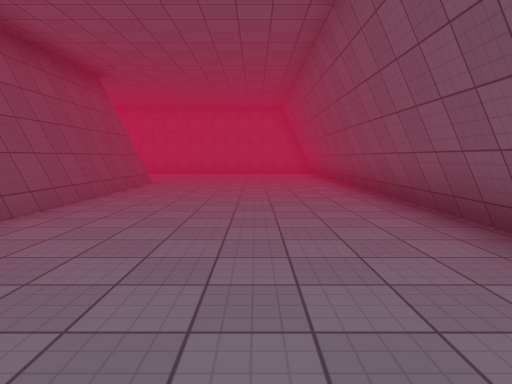
view 1 (above)

21 first-person views from a walk through a Unity game level. The camera is 1.4 m above the floor, tilts 6° down and sees 75° across. The floor is counted in squares, 1.89 m on a side. Each view is taken from the middle of a square. On the plan, view 1 faces up. The plan holds only what a view shows up to about 11 squares ahead; the rest is blank. The place goes on beyond the plan. The player character is not drawn. Some animated figures are left out. Surface patterns are stand-ins for the level's own textures.

view 2
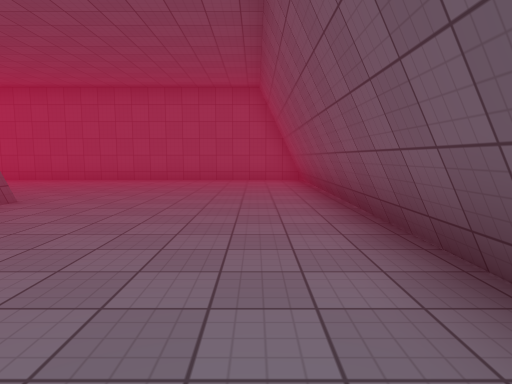

view 3
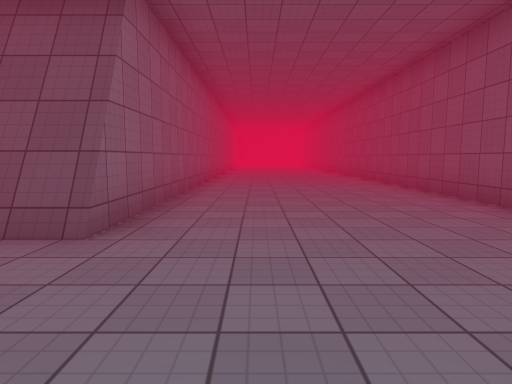

view 4
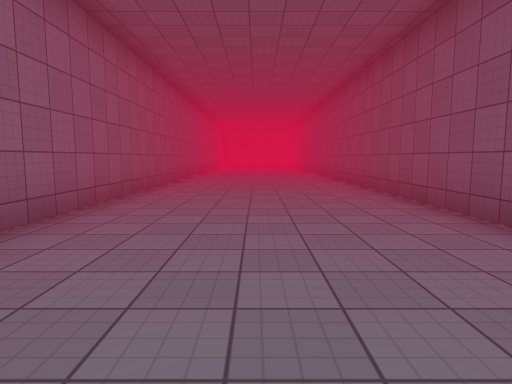

view 5
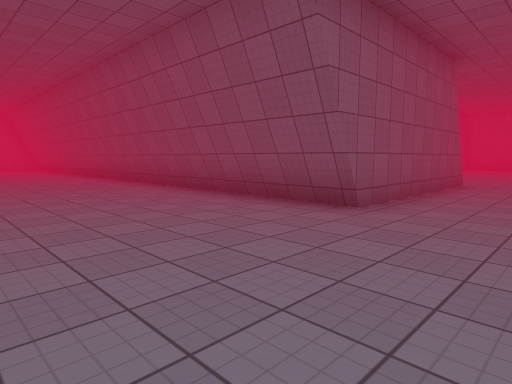

view 6
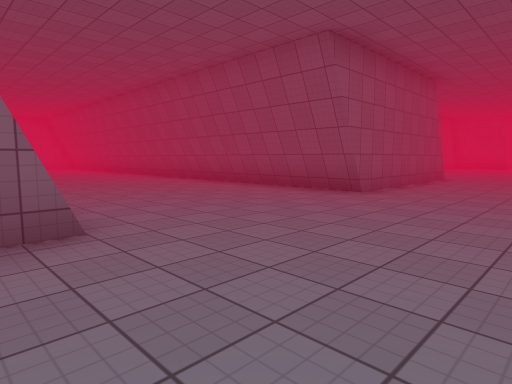

view 7
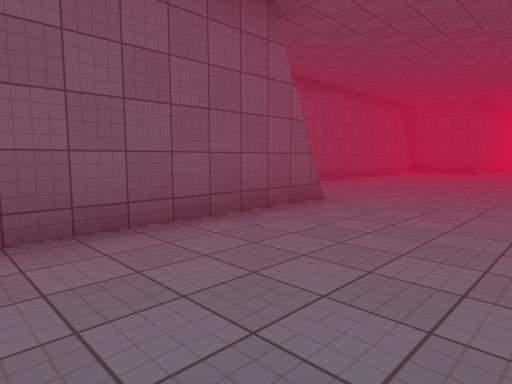

view 8
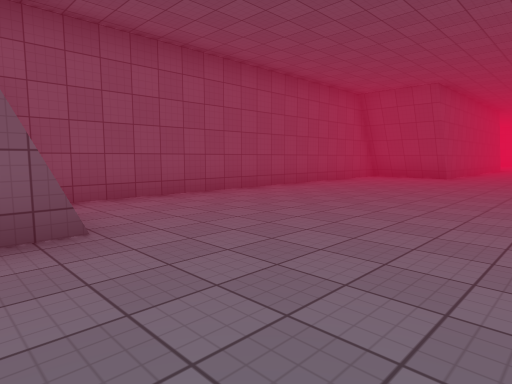

view 9
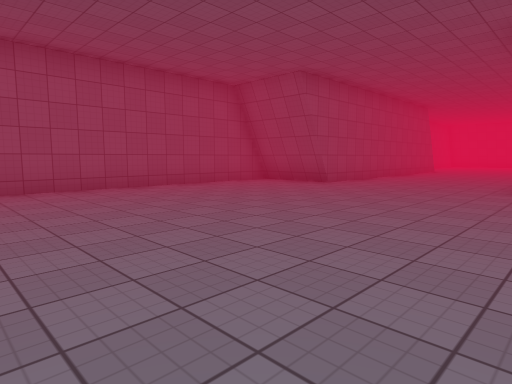

view 10
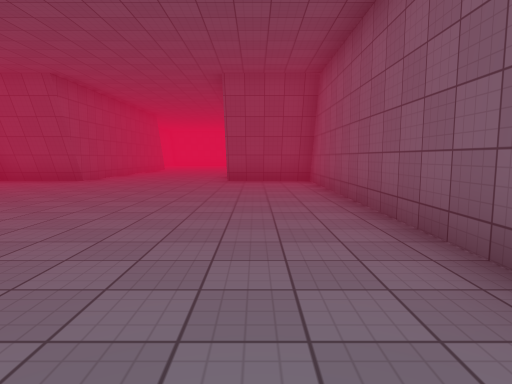

view 11
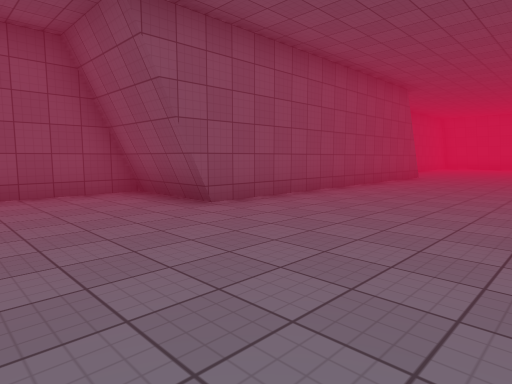

view 12
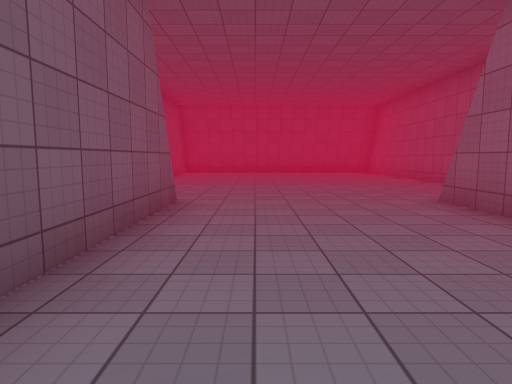

view 13
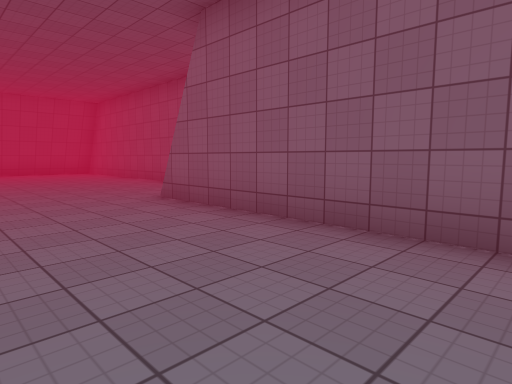

view 14
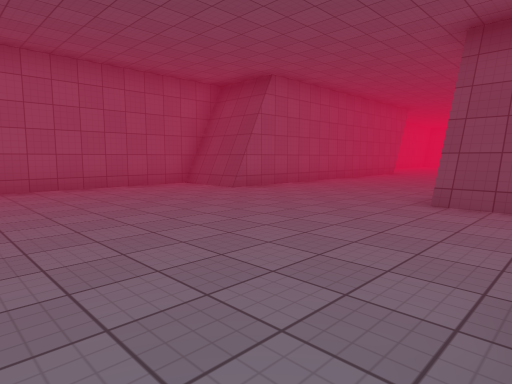

view 15
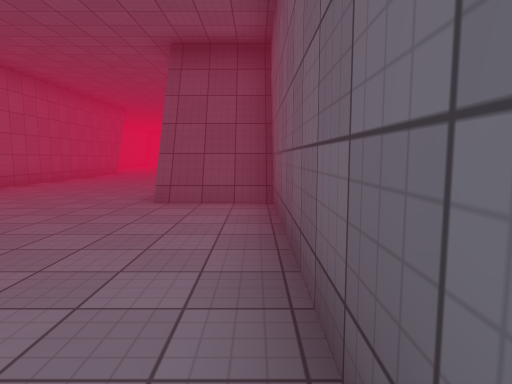

view 16
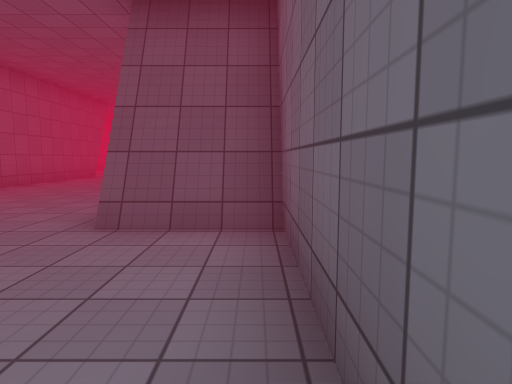

view 17
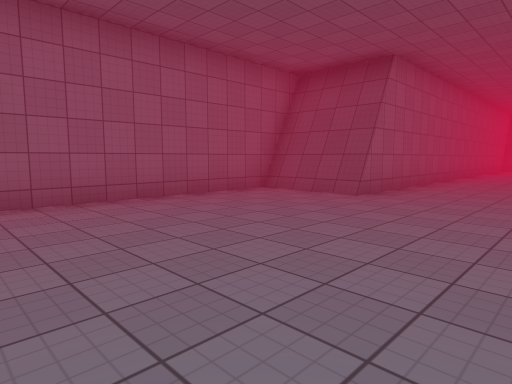

view 18
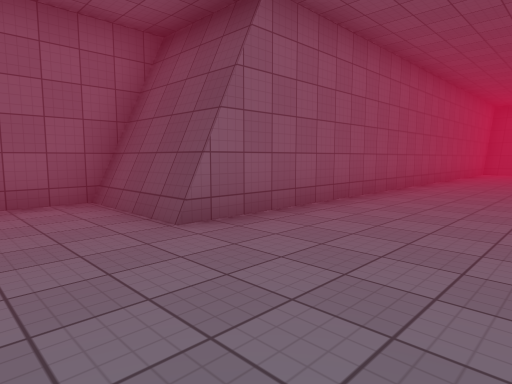

view 19
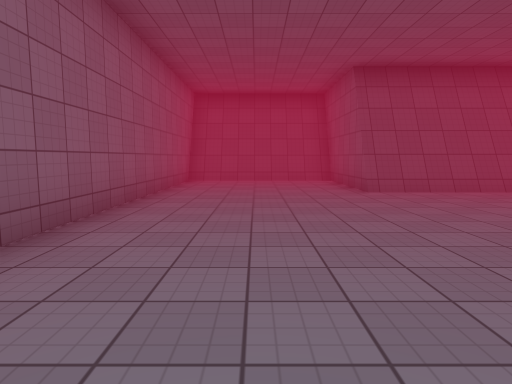

view 20
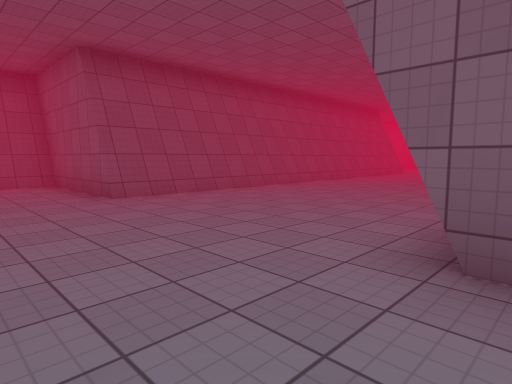

view 21
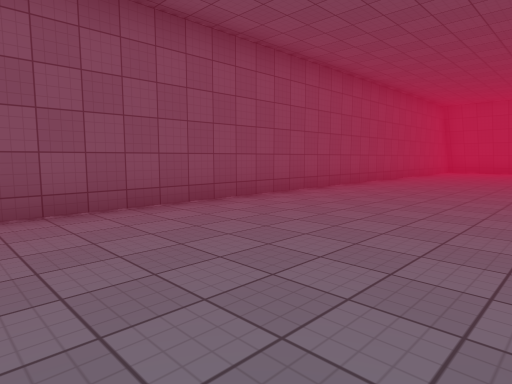

### Floor plan
Points are (right, up) in squares from view 1. A wall is a line through its corners. A room is listed if a view was taken in it or the views show most of it. See-through windows are left out.
Room 1 (views 1, 2, 3, 4, 5, 6, 7, 8, 9, 10, 11, 12, 13, 14, 15, 16, 17, 18, 19, 20, 21)
walls: (8, -3.7) (2.4, -3.7); (7.7, -8.5) (7.7, -10.7); (2.2, -3.7) (2.2, 14.8); (7.9, -10.7) (19.2, -10.7); (19, -3.7) (19, -1); (19.2, -1.1) (8.2, -1.1); (19, -10.7) (19, -8.1); (20.9, -8.1) (28.4, -8.1) (28.4, -10.2) (34.1, -10.2); (-3.3, 3.4) (-3.3, -3.7) (-6.8, -3.7) (-6.8, -8.1) (7.9, -8.1); (-6.5, -3.7) (-6.5, -8.1); (-3.1, 9.5) (-3.1, -3.7); (2.5, 14.7) (-15.1, 14.7); (33.8, -1.7) (28.4, -1.7) (28.4, -3.7) (19.2, -3.7); (-15, 9.5) (-3.3, 9.5) (-3.3, 4.1)
low walls: (7.9, -8.5) (7.9, -10.7); (2.4, -3.7) (2.4, 9.4); (19.2, -3.7) (19.2, -1.1); (2.4, 9.5) (2.4, 10.4); (19.2, -10.7) (19.2, -8.1); (2.4, 10.5) (2.4, 11.4)

Where each view was taken, in squares from view 1:
view 1: 0 up, 0 right, facing up
view 2: 4 up, 1 right, facing up
view 3: 11 up, 0 right, facing left
view 4: 12 up, 4 left, facing left
view 5: 6 down, 2 left, facing up-right
view 6: 7 down, 4 left, facing up-right
view 7: 7 down, 3 right, facing up-right
view 8: 7 down, 7 right, facing up-right
view 9: 9 down, 11 right, facing up-right
view 10: 9 down, 9 right, facing right
view 11: 8 down, 16 right, facing up-right
view 12: 5 down, 23 right, facing right
view 13: 5 down, 23 right, facing down-right
view 14: 2 down, 34 right, facing down-left
view 15: 2 down, 34 right, facing left
view 16: 2 down, 32 right, facing left
view 17: 5 down, 14 right, facing down-left
view 18: 5 down, 10 right, facing down-left
view 19: 6 down, 4 right, facing left
view 20: 6 down, 3 right, facing up-left
view 21: 10 up, 15 left, facing up-right
